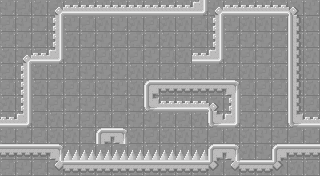

Tiled map render using the project's own tile images. Description and the map definition, with tile-layer contents summarised, below:
An orthogonal 20x11 tile map with 16x16 px tiles, 2 tile layers (bg, main) and 7 objects (3x entities.DoorMecanism, entities.Crate, entities.Door, entities.Button, entities.Hero).

<map version="1.0" orientation="orthogonal" renderorder="right-down" width="20" height="11" tilewidth="16" tileheight="16">
 <properties>
  <property name="levelNum" value="4" />
 </properties>
 <tileset firstgid="1" source="TileSet.tsx" />
 <layer name="bg" width="20" height="11">
  <data>[220 cells, 220 non-empty, 3 distinct tile ids]</data>
 </layer>
 <layer name="main" width="20" height="11">
  <data>[220 cells, 87 non-empty, 13 distinct tile ids]</data>
 </layer>
 <objectgroup name="objects">
  <object name="Crate" type="entities.Crate" gid="4" x="215" y="140" />
  <object name="DoorA" type="entities.DoorMecanism" gid="4" x="0" y="128">
   <properties>
    <property name="no" value="true" />
   </properties>
  </object>
  <object name="Exit" type="entities.Door" gid="4" x="317" y="128" />
  <object name="DoorC" type="entities.DoorMecanism" gid="4" x="296" y="128">
   <properties>
    <property name="interruptors" value="ButtonA" />
   </properties>
  </object>
  <object name="ButtonA" type="entities.Button" gid="4" x="248" y="158" />
  <object name="DoorB" type="entities.DoorMecanism" gid="4" x="200" y="64">
   <properties>
    <property name="interruptors" value="ButtonA" />
   </properties>
  </object>
  <object name="Hero" type="entities.Hero" gid="4" x="16" y="128">
   <properties>
    <property name="hasFocus" value="true" />
   </properties>
  </object>
 </objectgroup>
</map>